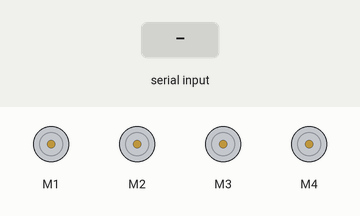
Simulated run of this sketch. Board: Arduino Uno, built with avr-gcc and run on an emulated ATmega328P. Shown: 4 × DC motor (green arrow = forward, orange = backward, longer = faster). The test bench sets the inputs (shaded band). What the sketch prints to the serial monitor is not drawn.

Above: at 1.2 s.
1.3 s: "u" received over the second serial link
At 2.4 s:
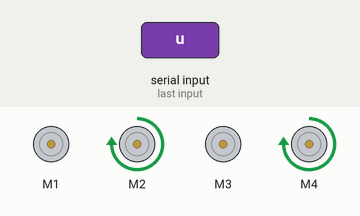
2.8 s: "l" received over the second serial link
At 3.7 s:
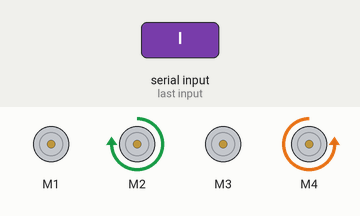
4.3 s: "r" received over the second serial link
At 4.9 s:
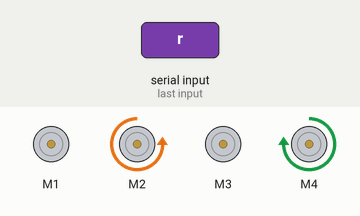
5.8 s: "d" received over the second serial link
At 6.2 s:
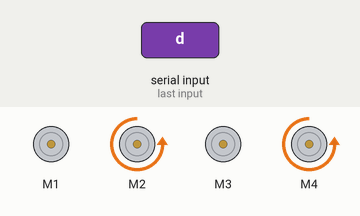
7.3 s: "i" received over the second serial link
At 8.5 s:
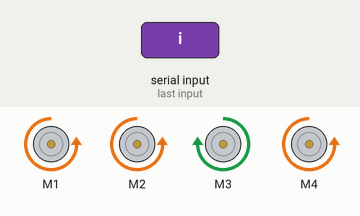
8.8 s: "o" received over the second serial link
At 10.0 s:
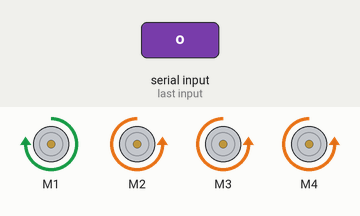
Timing chart, 0 to 11.3 s (numbered marks = the images above; inputs shaded):
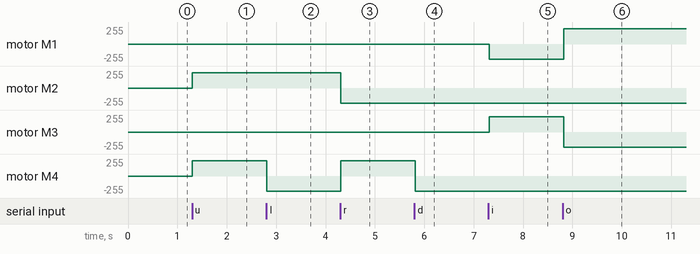

Measured:
- after the input at 1.3 s, motor M2, motor M4: stopped → forward 232/255 at once
- after the input at 2.8 s, motor M4: forward 232/255 → backward 232/255 at once
- after the input at 4.3 s, motor M2: forward 232/255 → backward 232/255 at once; motor M4: backward 232/255 → forward 232/255 at once
- after the input at 5.8 s, motor M4: forward 232/255 → backward 232/255 at once
- after the input at 7.3 s, motor M1: stopped → backward 232/255 at once; motor M3: stopped → forward 232/255 at once
- after the input at 8.8 s, motor M1: backward 232/255 → forward 232/255 at once; motor M3: forward 232/255 → backward 232/255 at once

The sketch:

PayloadSystem.ino
```cpp
#include <Adafruit_MotorShield.h>
#include <SoftwareSerial.h>
#include <Wire.h>

Adafruit_MotorShield AFMS = Adafruit_MotorShield();
Adafruit_DCMotor *myMotor1 = AFMS.getMotor(1);
Adafruit_DCMotor *myMotor2 = AFMS.getMotor(2);
Adafruit_DCMotor *myMotor3 = AFMS.getMotor(3);
Adafruit_DCMotor *myMotor4 = AFMS.getMotor(4);
SoftwareSerial Genotronex(10,11); //(Tx,Rx)

int motorSpeed = 1000;

void setup() {
  // put your setup code here, to run once:
  Serial.begin(9600);

  Genotronex.begin(9600);
  AFMS.begin();
  myMotor1->setSpeed(motorSpeed);
  myMotor2->setSpeed(motorSpeed);
  myMotor3->setSpeed(motorSpeed);
  myMotor4->setSpeed(motorSpeed);

}

void loop() {
  // put your main code here, to run repeatedly:
//
  if(true){
    char control = Genotronex.read();
    //Check for no button press value of control!!!
    Serial.print("Control:");
    Serial.println(control);


    if(control == 'u'){ //Move forward
      myMotor4->run(FORWARD);
      myMotor2->run(FORWARD);
    }
    else if(control == 'l'){ //Left
      myMotor4->run(BACKWARD);
      myMotor2->run(FORWARD);
    }
    else if(control == 'r'){ //Right
      myMotor4->run(FORWARD);
      myMotor2->run(BACKWARD);
    }
    else if(control == 'd'){ //Back
      myMotor4->run(BACKWARD);
      myMotor2->run(BACKWARD);
    }
    else if(control == 'x'){ //Stop rover movement
      myMotor4->run(RELEASE);
      myMotor2->run(RELEASE);
      myMotor3->run(RELEASE);
      myMotor1->run(RELEASE);
    }

    else if(control == 'i'){ //Fold rover arms in
      myMotor3->run(FORWARD);
      myMotor1->run(BACKWARD);
    }
    else if(control == 'o'){ //Fold rover arms out
      myMotor3->run(BACKWARD);
      myMotor1->run(FORWARD);
    }
    else{
    }
  }
  delay(50);
}

//    if(control == 'u'){ //Move forward
//      myMotor2->run(FORWARD);
//    }
//  }
//}
```
